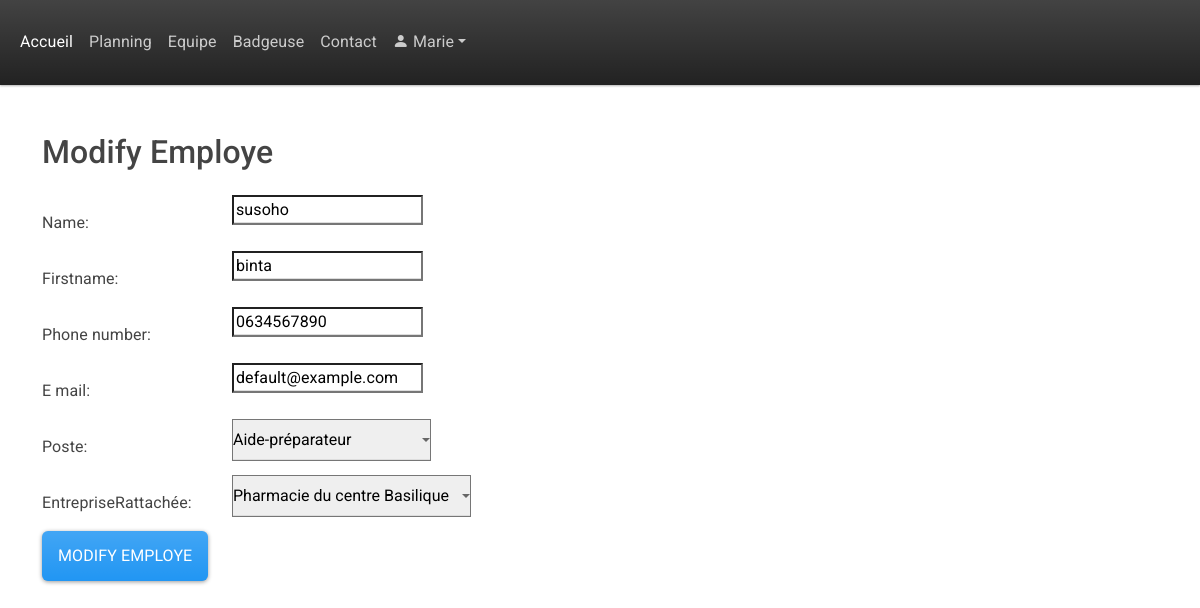
Page /modify_employe/1/ (signed in) on the committed database.
### base/models.py (models this page shows, shortened)
class CustomUser(AbstractUser):
    entreprise = models.ForeignKey(Entreprise, on_delete=models.CASCADE, null=True, blank=True)

class Employe(models.Model):
    Poste = models.ForeignKey(Poste, on_delete=models.SET_NULL, null=True)
    EntrepriseRattachée = models.ForeignKey(Entreprise, on_delete=models.SET_NULL, null=True)
    name = models.CharField(max_length=200, default="Nom")
    firstname = models.CharField(max_length=200, default="Prénom")
    e_mail = models.CharField(max_length=200, default="default@example.com")
    phone_number = models.CharField(max_length=12, default="0634567890")
    employee_CodePin = models.CharField(max_length=4, unique=True, blank=True, null=True)
    updated = models.DateTimeField(auto_now=True)
    created = models.DateTimeField(auto_now_add=True)

### base/views.py (the view)
# urls.py: path('modify_employe/<int:employe_id>/', views.modify_employe, name='modify_employe'),
def modify_employe(request, employe_id):
    employe = get_object_or_404(Employe, pk=employe_id)
    if request.method == 'POST':
        form = ModifyEmployeform(request.POST, instance=employe)
        if form.is_valid():
            form.save()
            return redirect('team_members_page')  # Redirect to the employee list page
    else:
        form = ModifyEmployeform(instance=employe)  # Pass employe_id here
    return render(request, 'base/modify_employe.html', {'form': form, 'employe_id': employe_id})

### base/forms.py
class ModifyEmployeform(forms.ModelForm):
    class Meta:
        model = Employe
        fields = ['name', 'firstname', 'Poste','phone_number', 'e_mail', 'EntrepriseRattachée']

### base/models.py (called while the page is built)
    def __str__(self) -> str:
        return self.name

    def __str__(self) -> str:
        return self.name

### base/templates/base/modify_employe.html (shortened to what this page needs)
{% extends 'main.html' %}
{% block content %}
{% if user.is_authenticated %}
<div class="container mt-5">
    <h2 class="mb-4">Modify Employe</h2>
    <form method="post" action="{% url 'modify_employe' employe_id %}" class="needs-validation" novalidate>
        <div class="form-group row">
            <label for="{{ form.name.id_for_label }}" class="col-sm-2 col-form-label">{{ form.name.label_tag }}</label>
            <div class="col-sm-10">
                {{ form.name }}
            </div>
        </div>
        <div class="form-group row">
            <label for="{{ form.name.id_for_label }}" class="col-sm-2 col-form-label">{{ form.firstname.label_tag }}</label>
            <div class="col-sm-10">
                {{ form.firstname }}
            </div>
        </div>
        <div class="form-group row">
            <label for="{{ form.Poste.id_for_label }}" class="col-sm-2 col-form-label">{{ form.phone_number.label_tag }}</label>
            <div class="col-sm-10">
                {{ form.phone_number }}
            </div>
        </div>
        <div class="form-group row">
            <label for="{{ form.Poste.id_for_label }}" class="col-sm-2 col-form-label">{{ form.e_mail.label_tag }}</label>
            <div class="col-sm-10">
                {{ form.e_mail }}
            </div>
        </div>
        <div class="form-group row">
            <label for="{{ form.Poste.id_for_label }}" class="col-sm-2 col-form-label">{{ form.Poste.label_tag }}</label>
            <div class="col-sm-10">
                {{ form.Poste }}
            </div>
        </div>
        <div class="form-group row">
            <label for="{{ form.EntrepriseRattachée.id_for_label }}" class="col-sm-2 col-form-label">{{ form.EntrepriseRattachée.label_tag }}</label>
            <div class="col-sm-10">
                {{ form.EntrepriseRattachée }}
            </div>
        </div>
        <button type="submit" class="btn btn-primary">Modify Employe</button>
    </form>
</div>
{% else %}
<h1>Veuillez vous connecter pour accéder à cette page web</h1>
<a href="{% url 'login' %}">Se connecter</a>
{% endif %}
{% endblock %}

### templates/navbar.html (shortened to what this page needs)
{% load static %}
<header>
<nav class="navbar navbar-expand-lg bg-dark" data-bs-theme="dark">
  <div class="container-fluid">
    <div class="collapse navbar-collapse" id="navbarColor02">
      <ul class="navbar-nav me-auto">
        <li class="nav-item">
          <a class="nav-link active" href="{% url 'home' %}">Accueil
          </a>
        </li>
        <li class="nav-item">
          <a class="nav-link" href="{% url 'planning' %}">Planning</a>
        </li>
        <li class="nav-item">
          <a class="nav-link" href="{% url 'team_members_page' %}">Equipe</a>
        </li>
        <li class="nav-item">
          <a class="nav-link" href="#">Badgeuse</a>
        </li>
        <li class="nav-item">
          <a class="nav-link" href="{% url 'contact' %}">Contact</a>
        </li>
        <li class="nav-item dropdown">
          {% if user.is_authenticated %}
          <a class="nav-link dropdown-toggle" data-bs-toggle="dropdown" href="#" role="button" aria-haspopup="true" aria-expanded="false"><i class="bi bi-person-fill"></i>  {{ user.username }}</a>
          {% else %}
          <a class="nav-link dropdown-toggle" data-bs-toggle="dropdown" href="#" role="button" aria-haspopup="true" aria-expanded="false">Utilisateur</a>
          {% endif %}
        </li>
      </ul>
    </div>
  </div>
</nav>
</header>

### rows in the picture
CustomUser: username "Marie"
Employe: name "susoho", firstname "binta", phone_number "0634567890", e_mail "default@example.com", Poste "Aide-préparateur", EntrepriseRattachée "Pharmacie du centre Basilique"
